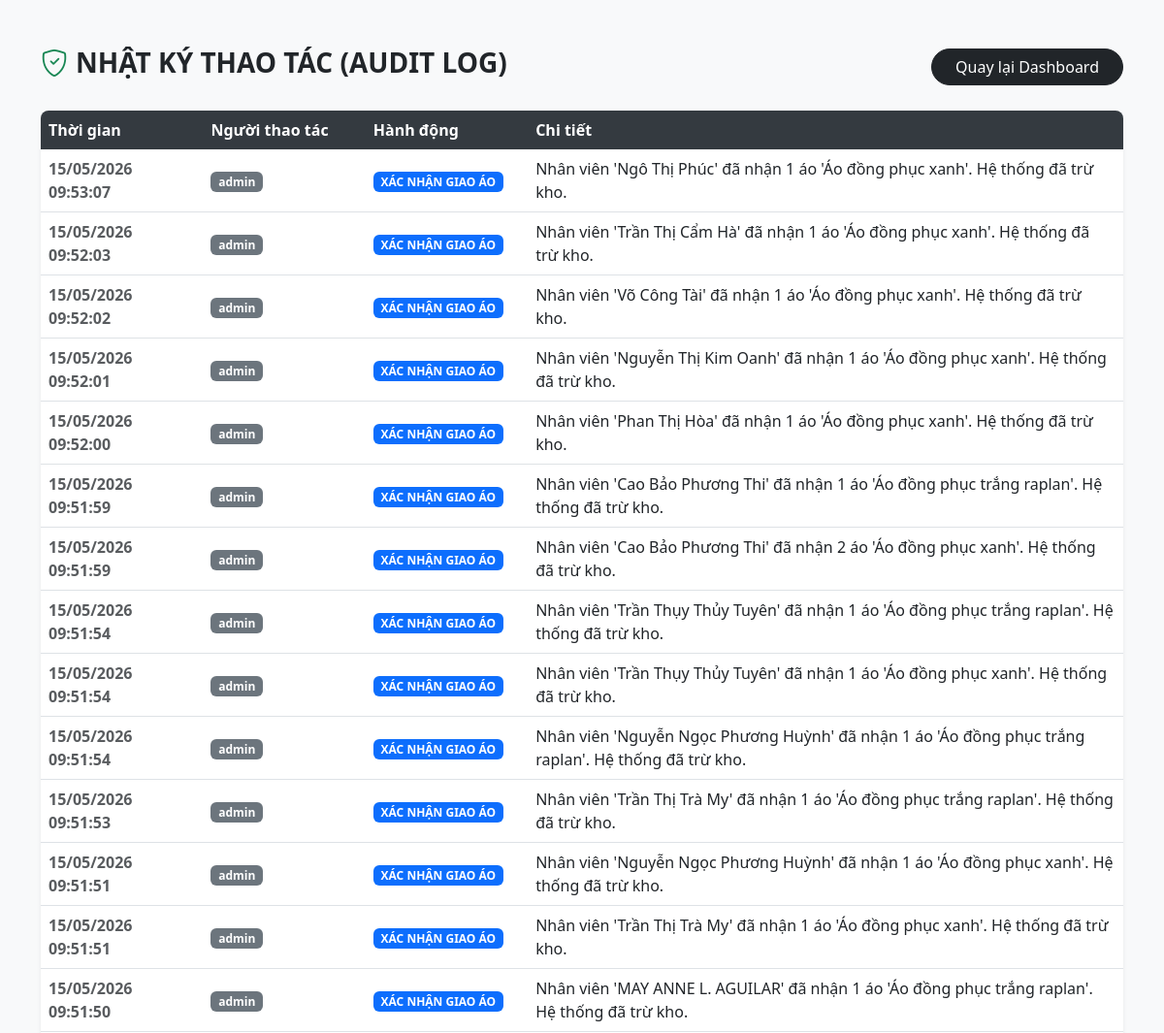
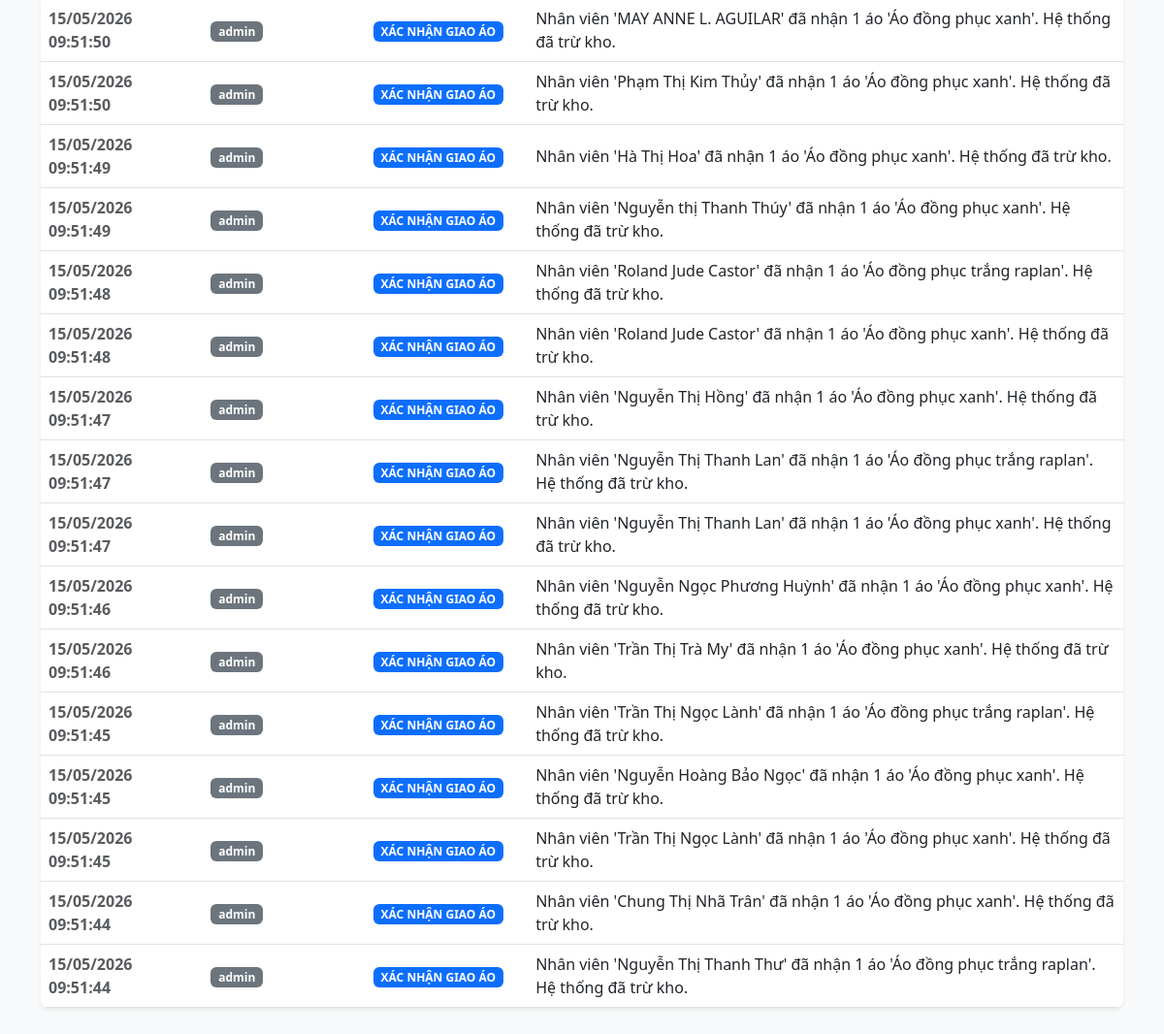
The app's page /nhat-ky-he-thong/ (signed in) with its own data (2 pictures, top to bottom).
### inventory/models.py (models this page shows, shortened)
class ActionLog(models.Model):
    user = models.ForeignKey(User, on_delete=models.SET_NULL, null=True, blank=True, verbose_name="Người thao tác")
    action = models.CharField("Hành động", max_length=100)
    description = models.TextField("Chi tiết")
    created_at = models.DateTimeField("Thời gian", auto_now_add=True)

### inventory/views.py (the view)
# urls.py: path('nhat-ky-he-thong/', views.audit_log, name='audit_log'),
@login_required
def audit_log(request):
    if not request.user.is_superuser:
        messages.error(request, "Lỗi bảo mật: Bạn không có quyền xem Nhật ký hệ thống!")
        return redirect('dashboard')
    logs_list = ActionLog.objects.all().order_by('-created_at')
    paginator = Paginator(logs_list, 30)
    page_obj = paginator.get_page(request.GET.get('page'))
    return render(request, 'audit_log.html', {'page_obj': page_obj})

### templates/audit_log.html (shortened to what this page needs)
<!DOCTYPE html>
<html lang="vi">
<head>
    <link href="https://cdn.jsdelivr.net/npm/bootstrap@5.3.0/dist/css/bootstrap.min.css" rel="stylesheet">
    <link rel="stylesheet" href="https://cdn.jsdelivr.net/npm/bootstrap-icons@1.11.0/font/bootstrap-icons.css">
</head>
<body>
<div class="container py-5">
    <div class="d-flex justify-content-between align-items-center mb-4">
        <h3 class="fw-bold"><i class="bi bi-shield-check text-success me-2"></i>NHẬT KÝ THAO TÁC (AUDIT LOG)</h3>
        <a href="{% url 'dashboard' %}" class="btn btn-dark rounded-pill px-4">Quay lại Dashboard</a>
    </div>
    <div class="card border-0 shadow-sm rounded-3 overflow-hidden">
        <table class="table table-hover log-table mb-0">
            <thead>
                <tr>
                    <th style="width: 15%;">Thời gian</th>
                    <th style="width: 15%;">Người thao tác</th>
                    <th style="width: 15%;">Hành động</th>
                    <th>Chi tiết</th>
                </tr>
            </thead>
            <tbody>
                {% for log in page_obj %}
                <tr>
                    <td class="text-muted fw-bold">{{ log.created_at|date:"d/m/Y H:i:s" }}</td>
                    <td><span class="badge bg-secondary">{{ log.user.username|default:"Hệ thống" }}</span></td>
                    <td>
                        {% if 'XÓA' in log.action %}
                            <span class="badge bg-danger">{{ log.action }}</span>
                        {% elif 'SỬA' in log.action or 'CẬP NHẬT' in log.action %}
                            <span class="badge bg-warning text-dark">{{ log.action }}</span>
                        {% else %}
                            <span class="badge bg-primary">{{ log.action }}</span>
                        {% endif %}
                    </td>
                    <td>{{ log.description }}</td>
                </tr>
                {% empty %}
                <tr><td colspan="4" class="text-center py-4 text-muted">Chưa có thao tác nào được ghi nhận.</td></tr>
                {% endfor %}
            </tbody>
        </table>
    </div>
</div>
</body>
</html>

### templates/audit_log.html (style rules this page uses)
body { background-color: #f8f9fa; }
.log-table th { background-color: #343a40; color: white; border: none; }
.log-table td { vertical-align: middle; }

### records on screen
ActionLog: created_at "15/05/2026 09:53:07", user.username "admin", action "XÁC NHẬN GIAO ÁO", description "Nhân viên 'Ngô Thị Phúc' đã nhận 1 áo 'Áo đồng phục xanh'. Hệ thống đã trừ kho."
ActionLog: created_at "15/05/2026 09:52:03", user.username "admin", action "XÁC NHẬN GIAO ÁO", description "Nhân viên 'Trần Thị Cẩm Hà' đã nhận 1 áo 'Áo đồng phục xanh'. Hệ thống đã trừ kho."
ActionLog: created_at "15/05/2026 09:52:02", user.username "admin", action "XÁC NHẬN GIAO ÁO", description "Nhân viên 'Võ Công Tài' đã nhận 1 áo 'Áo đồng phục xanh'. Hệ thống đã trừ kho."
ActionLog: created_at "15/05/2026 09:52:01", user.username "admin", action "XÁC NHẬN GIAO ÁO", description "Nhân viên 'Nguyễn Thị Kim Oanh' đã nhận 1 áo 'Áo đồng phục xanh'. Hệ thống đã trừ kho."
ActionLog: created_at "15/05/2026 09:52:00", user.username "admin", action "XÁC NHẬN GIAO ÁO", description "Nhân viên 'Phan Thị Hòa' đã nhận 1 áo 'Áo đồng phục xanh'. Hệ thống đã trừ kho."
ActionLog: created_at "15/05/2026 09:51:59", user.username "admin", action "XÁC NHẬN GIAO ÁO", description "Nhân viên 'Cao Bảo Phương Thi' đã nhận 1 áo 'Áo đồng phục trắng raplan'. Hệ thống đã trừ kho."
ActionLog: created_at "15/05/2026 09:51:59", user.username "admin", action "XÁC NHẬN GIAO ÁO", description "Nhân viên 'Cao Bảo Phương Thi' đã nhận 2 áo 'Áo đồng phục xanh'. Hệ thống đã trừ kho."
ActionLog: created_at "15/05/2026 09:51:54", user.username "admin", action "XÁC NHẬN GIAO ÁO", description "Nhân viên 'Trần Thụy Thủy Tuyên' đã nhận 1 áo 'Áo đồng phục trắng raplan'. Hệ thống đã trừ kho."
ActionLog: created_at "15/05/2026 09:51:54", user.username "admin", action "XÁC NHẬN GIAO ÁO", description "Nhân viên 'Trần Thụy Thủy Tuyên' đã nhận 1 áo 'Áo đồng phục xanh'. Hệ thống đã trừ kho."
ActionLog: created_at "15/05/2026 09:51:54", user.username "admin", action "XÁC NHẬN GIAO ÁO", description "Nhân viên 'Nguyễn Ngọc Phương Huỳnh' đã nhận 1 áo 'Áo đồng phục trắng raplan'. Hệ thống đã trừ kho."
ActionLog: created_at "15/05/2026 09:51:53", user.username "admin", action "XÁC NHẬN GIAO ÁO", description "Nhân viên 'Trần Thị Trà My' đã nhận 1 áo 'Áo đồng phục trắng raplan'. Hệ thống đã trừ kho."
ActionLog: created_at "15/05/2026 09:51:51", user.username "admin", action "XÁC NHẬN GIAO ÁO", description "Nhân viên 'Nguyễn Ngọc Phương Huỳnh' đã nhận 1 áo 'Áo đồng phục xanh'. Hệ thống đã trừ kho."
ActionLog: created_at "15/05/2026 09:51:51", user.username "admin", action "XÁC NHẬN GIAO ÁO", description "Nhân viên 'Trần Thị Trà My' đã nhận 1 áo 'Áo đồng phục xanh'. Hệ thống đã trừ kho."
ActionLog: created_at "15/05/2026 09:51:50", user.username "admin", action "XÁC NHẬN GIAO ÁO", description "Nhân viên 'MAY ANNE L. AGUILAR' đã nhận 1 áo 'Áo đồng phục trắng raplan'. Hệ thống đã trừ kho."
ActionLog: created_at "15/05/2026 09:51:50", user.username "admin", action "XÁC NHẬN GIAO ÁO", description "Nhân viên 'MAY ANNE L. AGUILAR' đã nhận 1 áo 'Áo đồng phục xanh'. Hệ thống đã trừ kho."
ActionLog: created_at "15/05/2026 09:51:50", user.username "admin", action "XÁC NHẬN GIAO ÁO", description "Nhân viên 'Phạm Thị Kim Thủy' đã nhận 1 áo 'Áo đồng phục xanh'. Hệ thống đã trừ kho."
ActionLog: created_at "15/05/2026 09:51:49", user.username "admin", action "XÁC NHẬN GIAO ÁO", description "Nhân viên 'Hà Thị Hoa' đã nhận 1 áo 'Áo đồng phục xanh'. Hệ thống đã trừ kho."
ActionLog: created_at "15/05/2026 09:51:49", user.username "admin", action "XÁC NHẬN GIAO ÁO", description "Nhân viên 'Nguyễn thị Thanh Thúy' đã nhận 1 áo 'Áo đồng phục xanh'. Hệ thống đã trừ kho."
ActionLog: created_at "15/05/2026 09:51:48", user.username "admin", action "XÁC NHẬN GIAO ÁO", description "Nhân viên 'Roland Jude Castor' đã nhận 1 áo 'Áo đồng phục trắng raplan'. Hệ thống đã trừ kho."
ActionLog: created_at "15/05/2026 09:51:48", user.username "admin", action "XÁC NHẬN GIAO ÁO", description "Nhân viên 'Roland Jude Castor' đã nhận 1 áo 'Áo đồng phục xanh'. Hệ thống đã trừ kho."
ActionLog: created_at "15/05/2026 09:51:47", user.username "admin", action "XÁC NHẬN GIAO ÁO", description "Nhân viên 'Nguyễn Thị Hồng' đã nhận 1 áo 'Áo đồng phục xanh'. Hệ thống đã trừ kho."
ActionLog: created_at "15/05/2026 09:51:47", user.username "admin", action "XÁC NHẬN GIAO ÁO", description "Nhân viên 'Nguyễn Thị Thanh Lan' đã nhận 1 áo 'Áo đồng phục trắng raplan'. Hệ thống đã trừ kho."
ActionLog: created_at "15/05/2026 09:51:47", user.username "admin", action "XÁC NHẬN GIAO ÁO", description "Nhân viên 'Nguyễn Thị Thanh Lan' đã nhận 1 áo 'Áo đồng phục xanh'. Hệ thống đã trừ kho."
ActionLog: created_at "15/05/2026 09:51:46", user.username "admin", action "XÁC NHẬN GIAO ÁO", description "Nhân viên 'Nguyễn Ngọc Phương Huỳnh' đã nhận 1 áo 'Áo đồng phục xanh'. Hệ thống đã trừ kho."
ActionLog: created_at "15/05/2026 09:51:46", user.username "admin", action "XÁC NHẬN GIAO ÁO", description "Nhân viên 'Trần Thị Trà My' đã nhận 1 áo 'Áo đồng phục xanh'. Hệ thống đã trừ kho."
ActionLog: created_at "15/05/2026 09:51:45", user.username "admin", action "XÁC NHẬN GIAO ÁO", description "Nhân viên 'Trần Thị Ngọc Lành' đã nhận 1 áo 'Áo đồng phục trắng raplan'. Hệ thống đã trừ kho."
ActionLog: created_at "15/05/2026 09:51:45", user.username "admin", action "XÁC NHẬN GIAO ÁO", description "Nhân viên 'Nguyễn Hoàng Bảo Ngọc' đã nhận 1 áo 'Áo đồng phục xanh'. Hệ thống đã trừ kho."
ActionLog: created_at "15/05/2026 09:51:45", user.username "admin", action "XÁC NHẬN GIAO ÁO", description "Nhân viên 'Trần Thị Ngọc Lành' đã nhận 1 áo 'Áo đồng phục xanh'. Hệ thống đã trừ kho."
ActionLog: created_at "15/05/2026 09:51:44", user.username "admin", action "XÁC NHẬN GIAO ÁO", description "Nhân viên 'Chung Thị Nhã Trân' đã nhận 1 áo 'Áo đồng phục xanh'. Hệ thống đã trừ kho."
ActionLog: created_at "15/05/2026 09:51:44", user.username "admin", action "XÁC NHẬN GIAO ÁO", description "Nhân viên 'Nguyễn Thị Thanh Thư' đã nhận 1 áo 'Áo đồng phục trắng raplan'. Hệ thống đã trừ kho."
